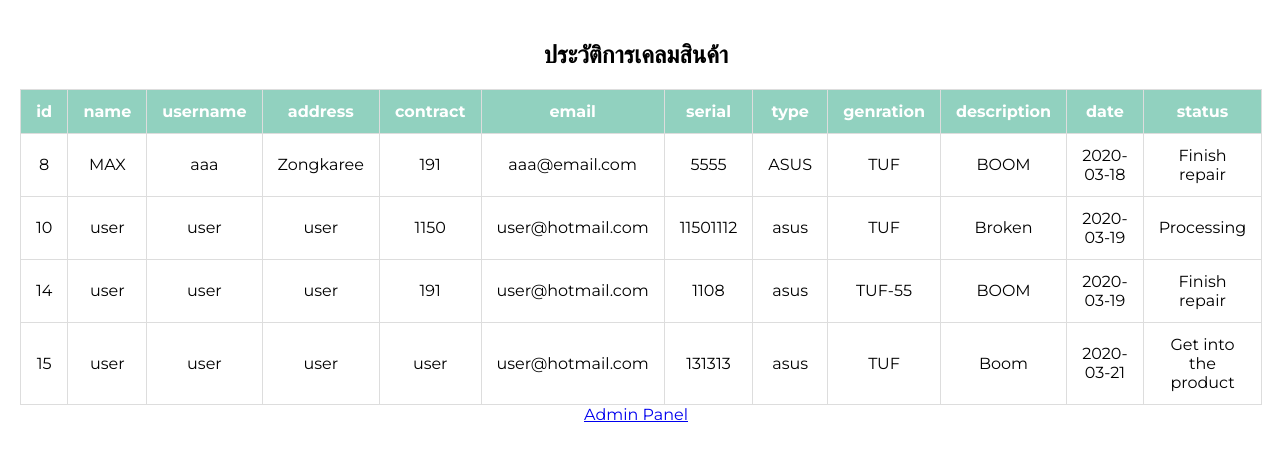
The page /history.php on the database its author committed.
### tables this page shows
CREATE TABLE `product` (
  `id` int(11) NOT NULL,
  `nameuser` varchar(255) NOT NULL,
  `username` varchar(255) NOT NULL,
  `addressuser` varchar(255) NOT NULL,
  `contract_number` varchar(15) NOT NULL,
  `emailuser` varchar(255) NOT NULL,
  `serialx` varchar(255) NOT NULL,
  `product_type` varchar(255) NOT NULL,
  `type_generation` varchar(255) NOT NULL,
  `issue_description` varchar(255) NOT NULL,
  `createdate` date NOT NULL,
  `status` varchar(255) NOT NULL
);

### history.php (the view, shortened to what this page needs)
<?php
    include('connect.php');
?>
<!DOCTYPE html>
<html lang="en">
<head>
    <link rel="stylesheet" href="css/style-admin-history.css">
</head>
<body>
        <h2><center>ประวัติการเคลมสินค้า</center></h2>
        <table class="table">
            <thead>
                <th>id</th>
                <th>name</th>
                <th>username</th>
                <th>address</th>
                <th>contract</th>
                <th>email</th>
                <th>serial</th>
                <th>type</th>
                <th>genration</th>
                <th>description</th>
                <th>date</th>
                <th>status</th>
            </thead>
            <?php
                $sql = "SELECT * FROM product";
                $query = mysqli_query($conn,$sql);
                while($data = mysqli_fetch_array($query)){
            ?>
            <tbody>
                <tr>
                    <td data-label="Id"><?php echo $data['id'] ?></td>
                    <td data-label="Name"><?php echo $data['nameuser'] ?></td>
                    <td data-label="Username"><?php echo $data['username'] ?></td>
                    <td data-label="Address"><?php echo $data['addressuser'] ?></td>
                    <td data-label="Contract"><?php echo $data['contract_number'] ?></td>
                    <td data-label="Email"><?php echo $data['emailuser'] ?></td>
                    <td data-label="Serial"><?php echo $data['serialx'] ?></td>
                    <td data-label="Type"><?php echo $data['product_type'] ?></td>
                    <td data-label="Genration"><?php echo $data['type_generation'] ?></td>
                    <td data-label="Description"><?php echo $data['issue_description'] ?></td>
                    <td data-label="Date"><?php echo $data['createdate'] ?></td>
                    <td data-label="Status"><?php echo $data['status'] ?></td>
                </tr>
                <?php } ?>
            </tbody>
         </table>
         <div  class="linkadmin">
            <center><a href="admin.php">Admin Panel</a></center>
         </div>
</body>
</html>

### css/style-admin-history.css (style rules this page uses)
body { margin:0; padding:20px; font-family: 'Montserrat', sans-serif; }
* { box-sizing: border-box; font-family: 'Montserrat', sans-serif; }
.table { width: 100%; border-collapse: collapse; }
.table td,.table th { padding:12px 15px; border:1px solid #ddd; text-align: center; font-size:16px; }
.table th { background: #91d1bf; color:#ffffff; }

### rows shown on the page
product: id "8", nameuser "MAX", username "aaa", addressuser "Zongkaree", contract_number "191", emailuser "aaa@email.com", serialx "5555", product_type "ASUS", type_generation "TUF", issue_description "BOOM", createdate "2020-03-18", status "Finish repair"
product: id "10", nameuser "user", username "user", addressuser "user", contract_number "1150", emailuser "user@hotmail.com", serialx "11501112", product_type "asus", type_generation "TUF", issue_description "Broken", createdate "2020-03-19", status "Processing"
product: id "14", nameuser "user", username "user", addressuser "user", contract_number "191", emailuser "user@hotmail.com", serialx "1108", product_type "asus", type_generation "TUF-55", issue_description "BOOM", createdate "2020-03-19", status "Finish repair"
product: id "15", nameuser "user", username "user", addressuser "user", contract_number "user", emailuser "user@hotmail.com", serialx "131313", product_type "asus", type_generation "TUF", issue_description "Boom", createdate "2020-03-21", status "Get into the product"
